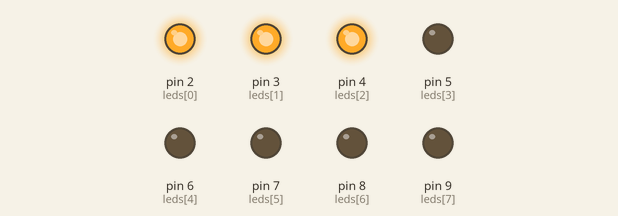
Simulated run of this sketch. Board: Arduino Uno, built with avr-gcc and run on an emulated ATmega328P. Shown: output pins drawn as LEDs (lit = HIGH).

Above: at 0.15 s.
At 1.05 s:
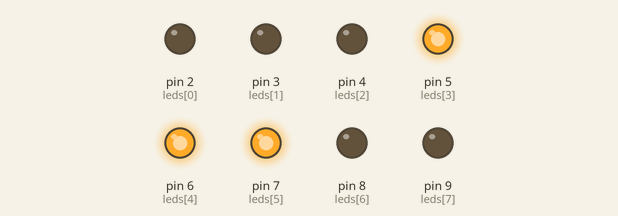
At 1.65 s:
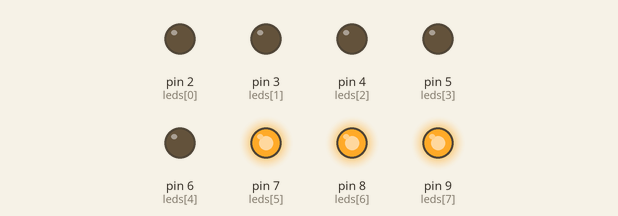
At 2.25 s:
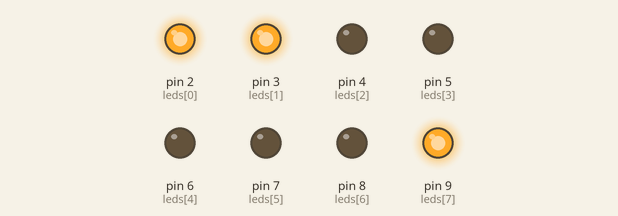
At 3.75 s:
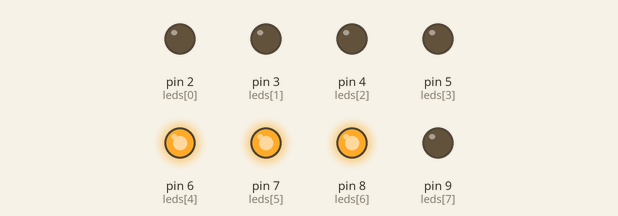
At 5.25 s:
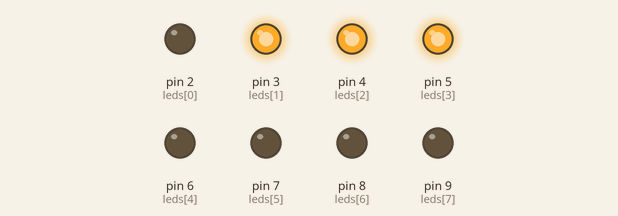
Timing chart, 0 to 5.5 s (numbered marks = the images above):
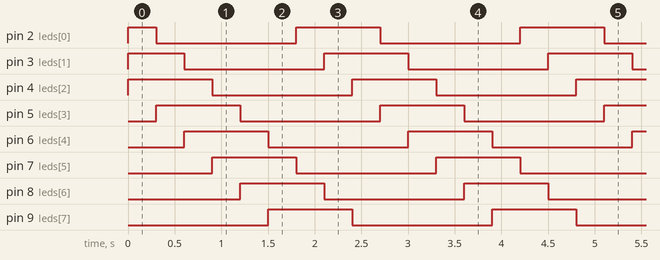

Measured:
- by itself, pin 2 (leds[0]), pin 3 (leds[1]): repeats every 2.4 s: LOW 1.5 s, HIGH 0.90 s
- by itself, pin 4 (leds[2]), pin 5 (leds[3]), pin 6 (leds[4]), pin 7 (leds[5]), pin 8 (leds[6]), pin 9 (leds[7]): alternates HIGH for 0.90 s and LOW for 1.5 s
- by itself, everything shown: repeats every 2.4 s, in 9 steps

The sketch:

sketch_jan06a.ino
```cpp
int leds[8] = {2,3,4,5,6,7,8,9};
void setup() {
  for(int i=0;i<8;i++)
    pinMode(leds[i], OUTPUT);
}

void loop() {
  for(int i=0;i<8;i++){
    digitalWrite(leds[i], HIGH);
    digitalWrite(leds[(i+1)%8], HIGH);
    digitalWrite(leds[(i+2)%8], HIGH);
    delay(300);

    for(int j=0;j<8;j++)
      digitalWrite(leds[j], LOW);
  }
}
```
